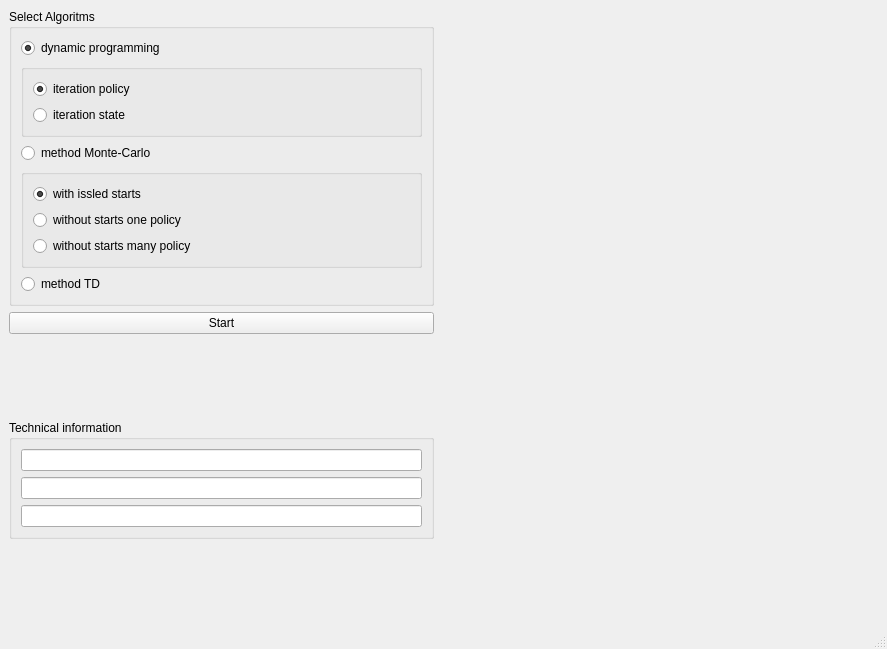
<?xml version="1.0" encoding="UTF-8"?>
<ui version="4.0">
 <class>MainWindow</class>
 <widget class="QMainWindow" name="MainWindow">
  <property name="geometry">
   <rect>
    <x>0</x>
    <y>0</y>
    <width>887</width>
    <height>649</height>
   </rect>
  </property>
  <property name="windowTitle">
   <string>MainWindow</string>
  </property>
  <widget class="QWidget" name="centralwidget">
   <layout class="QHBoxLayout" name="horizontalLayout">
    <item>
     <layout class="QVBoxLayout" name="verticalLayout">
      <item>
       <widget class="QGroupBox" name="groupBoxSelectAlg">
        <property name="title">
         <string>Select Algoritms</string>
        </property>
        <layout class="QVBoxLayout" name="verticalLayout_4">
         <item>
          <layout class="QVBoxLayout" name="verticalLayout_3">
           <item>
            <widget class="QRadioButton" name="radioButtonDP">
             <property name="text">
              <string>dynamic programming</string>
             </property>
             <property name="checked">
              <bool>true</bool>
             </property>
             <property name="autoExclusive">
              <bool>true</bool>
             </property>
            </widget>
           </item>
           <item>
            <widget class="QGroupBox" name="groupBoxDP">
             <property name="title">
              <string/>
             </property>
             <layout class="QVBoxLayout" name="verticalLayout_6">
              <item>
               <widget class="QRadioButton" name="radioButtonDpIterPol">
                <property name="text">
                 <string>iteration policy</string>
                </property>
                <property name="checked">
                 <bool>true</bool>
                </property>
               </widget>
              </item>
              <item>
               <widget class="QRadioButton" name="radioButtonDpIterState">
                <property name="text">
                 <string>iteration state</string>
                </property>
               </widget>
              </item>
             </layout>
            </widget>
           </item>
           <item>
            <widget class="QRadioButton" name="radioButtonMC">
             <property name="text">
              <string>method Monte-Carlo</string>
             </property>
             <property name="autoExclusive">
              <bool>true</bool>
             </property>
            </widget>
           </item>
           <item>
            <widget class="QGroupBox" name="groupBoxMC">
             <property name="title">
              <string/>
             </property>
             <layout class="QVBoxLayout" name="verticalLayout_7">
              <item>
               <widget class="QRadioButton" name="radioButton_6">
                <property name="text">
                 <string>with issled starts</string>
                </property>
                <property name="checked">
                 <bool>true</bool>
                </property>
               </widget>
              </item>
              <item>
               <widget class="QRadioButton" name="radioButton_8">
                <property name="text">
                 <string>without starts one policy</string>
                </property>
               </widget>
              </item>
              <item>
               <widget class="QRadioButton" name="radioButton_7">
                <property name="text">
                 <string>without starts many policy</string>
                </property>
               </widget>
              </item>
             </layout>
            </widget>
           </item>
           <item>
            <widget class="QRadioButton" name="radioButtonTD">
             <property name="text">
              <string>method TD</string>
             </property>
             <property name="autoExclusive">
              <bool>true</bool>
             </property>
            </widget>
           </item>
          </layout>
         </item>
        </layout>
       </widget>
      </item>
      <item>
       <widget class="QPushButton" name="pushButtonStart">
        <property name="text">
         <string>Start</string>
        </property>
       </widget>
      </item>
      <item>
       <spacer name="verticalSpacer_3">
        <property name="orientation">
         <enum>Qt::Vertical</enum>
        </property>
        <property name="sizeHint" stdset="0">
         <size>
          <width>20</width>
          <height>40</height>
         </size>
        </property>
       </spacer>
      </item>
      <item>
       <widget class="QGroupBox" name="groupBoxTechInfo">
        <property name="title">
         <string>Technical information</string>
        </property>
        <layout class="QVBoxLayout" name="verticalLayout_5">
         <item>
          <layout class="QVBoxLayout" name="verticalLayout_2">
           <item>
            <widget class="QLineEdit" name="lineEdit"/>
           </item>
           <item>
            <widget class="QLineEdit" name="lineEdit_3"/>
           </item>
           <item>
            <widget class="QLineEdit" name="lineEdit_2"/>
           </item>
          </layout>
         </item>
        </layout>
       </widget>
      </item>
      <item>
       <spacer name="verticalSpacer_2">
        <property name="orientation">
         <enum>Qt::Vertical</enum>
        </property>
        <property name="sizeHint" stdset="0">
         <size>
          <width>20</width>
          <height>40</height>
         </size>
        </property>
       </spacer>
      </item>
     </layout>
    </item>
    <item>
     <spacer name="horizontalSpacer">
      <property name="orientation">
       <enum>Qt::Horizontal</enum>
      </property>
      <property name="sizeHint" stdset="0">
       <size>
        <width>40</width>
        <height>20</height>
       </size>
      </property>
     </spacer>
    </item>
    <item>
     <layout class="QVBoxLayout" name="verticalLayout_11">
      <item>
       <layout class="QGridLayout" name="gridLayout" rowstretch="0">
        <property name="sizeConstraint">
         <enum>QLayout::SetFixedSize</enum>
        </property>
        <property name="spacing">
         <number>0</number>
        </property>
       </layout>
      </item>
      <item>
       <spacer name="verticalSpacer">
        <property name="orientation">
         <enum>Qt::Vertical</enum>
        </property>
        <property name="sizeHint" stdset="0">
         <size>
          <width>20</width>
          <height>40</height>
         </size>
        </property>
       </spacer>
      </item>
     </layout>
    </item>
   </layout>
  </widget>
  <widget class="QMenuBar" name="menubar">
   <property name="geometry">
    <rect>
     <x>0</x>
     <y>0</y>
     <width>887</width>
     <height>25</height>
    </rect>
   </property>
  </widget>
  <widget class="QStatusBar" name="statusbar"/>
 </widget>
 <resources/>
 <connections>
  <connection>
   <sender>radioButtonMC</sender>
   <signal>toggled(bool)</signal>
   <receiver>groupBoxMC</receiver>
   <slot>setEnabled(bool)</slot>
   <hints>
    <hint type="sourcelabel">
     <x>110</x>
     <y>196</y>
    </hint>
    <hint type="destinationlabel">
     <x>152</x>
     <y>225</y>
    </hint>
   </hints>
  </connection>
  <connection>
   <sender>radioButtonDP</sender>
   <signal>toggled(bool)</signal>
   <receiver>groupBoxDP</receiver>
   <slot>setEnabled(bool)</slot>
   <hints>
    <hint type="sourcelabel">
     <x>166</x>
     <y>85</y>
    </hint>
    <hint type="destinationlabel">
     <x>181</x>
     <y>101</y>
    </hint>
   </hints>
  </connection>
 </connections>
</ui>
